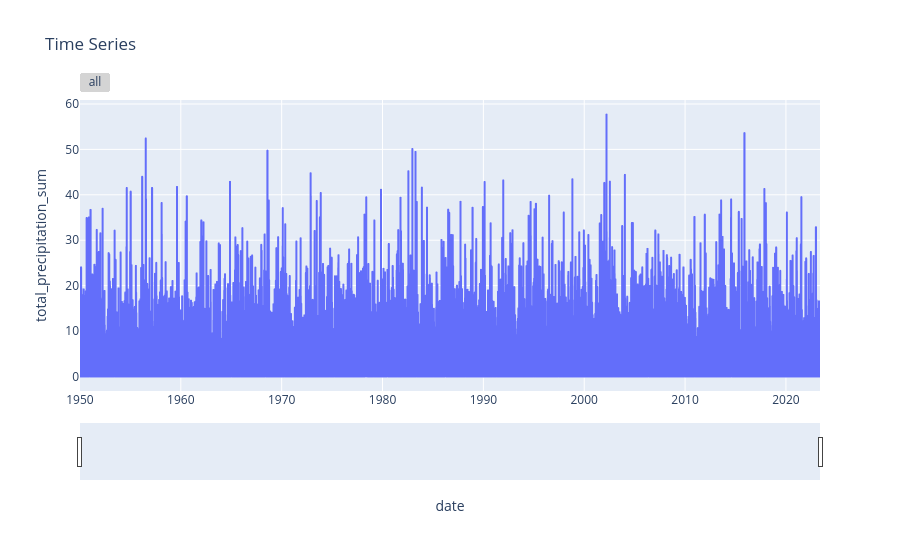

Notebook source saved alongside this figure:
### Code cell
fig = px.line(df, x='date', y='total_precipitation_sum', title='Time Series')

fig.update_xaxes(
    rangeslider_visible=True,
    rangeselector=dict(
        buttons=list([
            dict(step="all")
        ])
    )
)
fig.show()

### Figure 1 — Plotly figure (JSON) as saved in the notebook; plotly's stock layout.template omitted (floating-point values rounded to 4 significant figures; data arrays with more than 128 entries replaced by an {"elided": "..."} marker saying what was removed)
{"data": [{"hovertemplate": "date=%{x}<br>total_precipitation_sum=%{y}<extra></extra>", "legendgroup": "", "line": {"color": "#636efa", "dash": "solid"}, "marker": {"symbol": "circle"}, "mode": "lines", "name": "", "showlegend": false, "type": "scattergl", "x": {"elided": "26801 str values"}, "xaxis": "x", "y": {"elided": "26801 float values"}, "yaxis": "y"}], "layout": {"legend": {"tracegroupgap": 0}, "title": {"text": "Time Series"}, "xaxis": {"anchor": "y", "domain": [0, 1], "rangeselector": {"buttons": [{"step": "all"}]}, "rangeslider": {"visible": true}, "title": {"text": "date"}}, "yaxis": {"anchor": "x", "domain": [0, 1], "title": {"text": "total_precipitation_sum"}}}}
